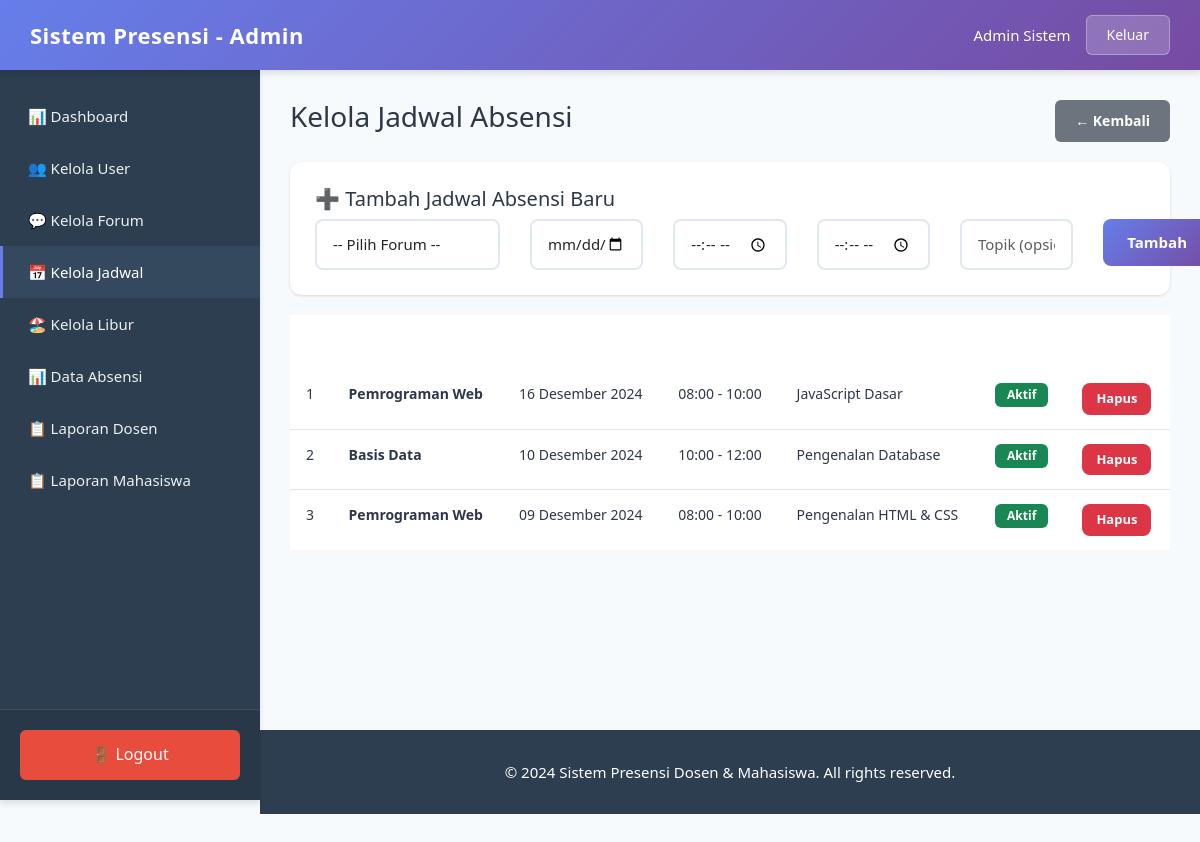
Page /admin/kelola_jadwal.php (signed in) on the committed database.
### tables this page shows
CREATE TABLE jadwal_absensi (
    id INT AUTO_INCREMENT PRIMARY KEY,
    forum_id INT NOT NULL,
    tanggal DATE NOT NULL,
    waktu_mulai TIME NOT NULL,
    waktu_selesai TIME NOT NULL,
    topik VARCHAR(200),
    status ENUM('aktif', 'selesai') DEFAULT 'aktif',
    created_by INT,
    created_at TIMESTAMP DEFAULT CURRENT_TIMESTAMP,
    FOREIGN KEY (forum_id) REFERENCES forums(id) ON DELETE CASCADE,
    FOREIGN KEY (created_by) REFERENCES users(id) ON DELETE CASCADE
);

CREATE TABLE forums (
    id INT AUTO_INCREMENT PRIMARY KEY,
    kode_forum VARCHAR(20) NOT NULL UNIQUE,
    judul VARCHAR(100) NOT NULL,
    deskripsi TEXT,
    dosen_id INT,
    created_by INT,
    created_at TIMESTAMP DEFAULT CURRENT_TIMESTAMP,
    FOREIGN KEY (dosen_id) REFERENCES users(id) ON DELETE CASCADE,
    FOREIGN KEY (created_by) REFERENCES users(id) ON DELETE CASCADE
);

### includes/functions.php (called while the page is built, shortened)
<?php
function formatTanggalIndo($date) {
    $bulan = array(
        1 => 'Januari', 'Februari', 'Maret', 'April', 'Mei', 'Juni',
        'Juli', 'Agustus', 'September', 'Oktober', 'November', 'Desember'
    );
    $split = explode('-', $date);
    return $split[2] . ' ' . $bulan[(int)$split[1]] . ' ' . $split[0];
}
function formatWaktu($time) {
    return date('H:i', strtotime($time));
}
?>

### admin/kelola_jadwal.php (the view, shortened to what this page needs)
<?php
require_once __DIR__ . '/../config.php';
require_once __DIR__ . '/../includes/functions.php';
$jads = $conn->query("SELECT j.*, f.judul AS nama_forum FROM jadwal_absensi j LEFT JOIN forums f ON j.forum_id = f.id ORDER BY j.tanggal DESC, j.waktu_mulai");
include __DIR__ . '/../includes/header.php';
?>
<div class="page-wrapper">
  <div class="container">
    <div class="page-header">
      <h3>Kelola Jadwal Absensi</h3>
      <a href="dashboard.php" class="btn-back">← Kembali</a>
    </div>
    <div class="form-card">
      <h5>➕ Tambah Jadwal Absensi Baru</h5>
      <form method="post">
        <div class="row g-2">
          <div class="col-md-3">
            <select name="forum_id" class="form-control" required>
              <option value="">-- Pilih Forum --</option>
            </select>
          </div>
          <div class="col-md-2">
            <input type="date" name="tanggal" class="form-control" required>
          </div>
          <div class="col-md-2">
            <input type="time" name="w_mulai" class="form-control" required>
          </div>
          <div class="col-md-2">
            <input type="time" name="w_selesai" class="form-control" required>
          </div>
          <div class="col-md-2">
            <input type="text" name="topik" class="form-control" placeholder="Topik (opsional)">
          </div>
          <div class="col-md-1">
            <button name="create_jadwal" class="btn btn-primary">Tambah</button>
          </div>
        </div>
      </form>
    </div>
    <div class="table-card">
      <table class="table">
        <thead><tr>
          <th>#</th>
          <th>Forum</th>
          <th>Tanggal</th>
          <th>Waktu</th>
          <th>Topik</th>
          <th>Status</th>
          <th>Aksi</th>
        </tr></thead>
        <tbody>
          <?php $i=1; while($r = $jads->fetch_assoc()): ?>
            <tr>
              <td><?=$i++?></td>
              <td><strong><?=htmlspecialchars($r['nama_forum'])?></strong></td>
              <td><?=htmlspecialchars(formatTanggalIndo($r['tanggal']))?></td>
              <td><?=htmlspecialchars(formatWaktu($r['waktu_mulai']))?> - <?=htmlspecialchars(formatWaktu($r['waktu_selesai']))?></td>
              <td><?=htmlspecialchars($r['topik'] ?? '-')?></td>
              <td>
                <?php if($r['status'] == 'aktif'): ?>
                  <span class="badge bg-success">Aktif</span>
                <?php else: ?>
                  <span class="badge bg-secondary">Selesai</span>
                <?php endif; ?>
              </td>
              <td>
                <a class="btn btn-danger btn-sm" href="kelola_jadwal.php?delete=<?=$r['id']?>" onclick="return confirm('Hapus jadwal?')">Hapus</a>
              </td>
            </tr>
          <?php endwhile; ?>
        </tbody>
      </table>
    </div>
  </div>
</div>
<?php include __DIR__ . '/../includes/footer.php'; ?>

### assets/css/style.css (style rules this page uses)
:root { --primary-gradient-start: #667eea; --primary-gradient-end: #764ba2; --sidebar-bg: #2c3e50; --sidebar-active: #34495e; --text-dark: #2d3748; --text-light: #718096; --border-color: #e2e8f0; --shadow-sm: 0 1px 3px rgba(0, 0, 0, 0.12); --shadow-md: 0 4px 6px rgba(0, 0, 0, 0.1); --shadow-lg: 0 10px 15px rgba(0, 0, 0, 0.1); --transition: all 0.3s ease; }
* { margin: 0; padding: 0; box-sizing: border-box; }
body { font-family: 'Segoe UI', Tahoma, Geneva, Verdana, sans-serif; background: #f7fafc; color: var(--text-dark); line-height: 1.6; min-height: 100vh; }
.page-wrapper { width: 100%; }
.page-wrapper .container { max-width: 100%; padding: 0; }
.page-header { display: flex; justify-content: space-between; align-items: center; margin-bottom: 20px; }
.form-control { width: 100%; padding: 12px 16px; border: 2px solid var(--border-color); border-radius: 8px; font-size: 15px; transition: var(--transition); background: white; }
.btn { padding: 12px 24px; font-size: 15px; font-weight: 600; border-radius: 8px; border: none; cursor: pointer; transition: var(--transition); text-decoration: none; display: inline-block; text-align: center; }
.btn-primary { background: linear-gradient(135deg, var(--primary-gradient-start), var(--primary-gradient-end)); color: white; }
.table { width: 100%; margin: 0; }
.table thead { background: linear-gradient(135deg, var(--primary-gradient-start), var(--primary-gradient-end)); }
.table thead th { color: white; font-weight: 600; padding: 16px; font-size: 14px; text-transform: uppercase; letter-spacing: 0.5px; border: none; }
.table tbody td { padding: 14px 16px; font-size: 14px; color: var(--text-dark); border-bottom: 1px solid var(--border-color); }
.table tbody tr:last-child td { border-bottom: none; }
.badge { padding: 6px 12px; border-radius: 6px; font-size: 12px; font-weight: 600; display: inline-block; }
.form-card { background: white; border-radius: 12px; box-shadow: var(--shadow-sm); padding: 25px; margin-bottom: 20px; }
.btn-sm { padding: 6px 14px; font-size: 13px; }
.btn-danger { background: #dc3545; color: white; }
.row { display: flex; flex-wrap: wrap; margin-left: -15px; margin-right: -15px; }
.row > * { padding-left: 15px; padding-right: 15px; }
.page-header .btn-back, .app-main .btn-back { display: inline-block; padding: 10px 20px; background: #6c757d; color: #ffffff; text-decoration: none !important; border-radius: 6px; font-size: 14px; font-weight: 600; transition: all 0.25s ease; border: none; }
.btn-back { display: inline-block; padding: 10px 20px; background: #6c757d; color: white; text-decoration: none; border-radius: 6px; font-size: 14px; font-weight: 500; transition: all 0.3s ease; border: none; cursor: pointer; }

### rows in the picture
jadwal_absensi: forum.judul "Pemrograman Web", tanggal "16 Desember 2024", waktu_mulai "08:00", waktu_selesai "10:00", topik "JavaScript Dasar", status "Aktif"
jadwal_absensi: forum.judul "Basis Data", tanggal "10 Desember 2024", waktu_mulai "10:00", waktu_selesai "12:00", topik "Pengenalan Database", status "Aktif"
jadwal_absensi: forum.judul "Pemrograman Web", tanggal "09 Desember 2024", waktu_mulai "08:00", waktu_selesai "10:00", topik "Pengenalan HTML & CSS", status "Aktif"

### other values in the picture
$_SESSION['role'] "Admin"
$_SESSION['nama'] "Admin Sistem"
